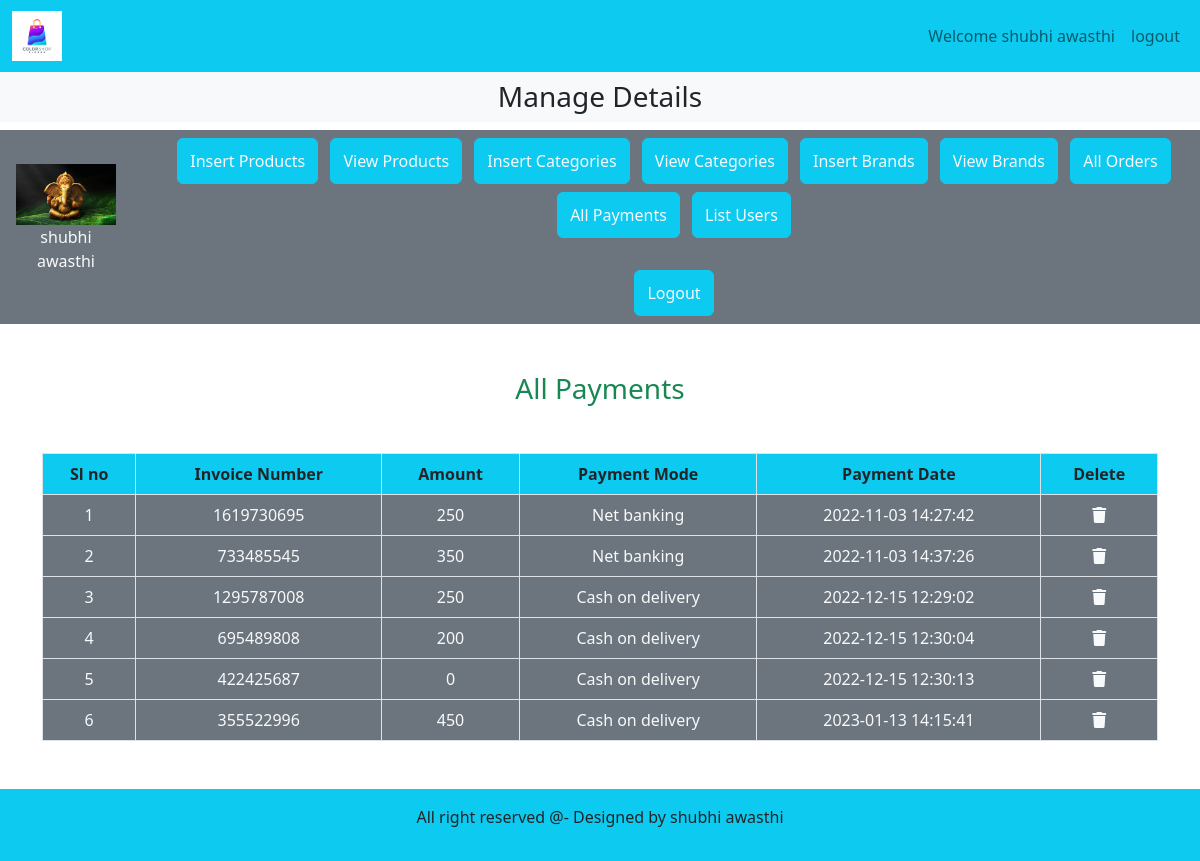
Screenshot of /admin_area/index.php?list_payments (signed in) with the database file from the repository.
### tables this page shows
CREATE TABLE `admin_register` (
  `admin_id` int(11) NOT NULL,
  `admin_name` varchar(100) NOT NULL,
  `admin_email` varchar(255) NOT NULL,
  `admin_image` varchar(255) NOT NULL,
  `admin_password` varchar(100) NOT NULL
);

CREATE TABLE `users_payment` (
  `payment_id` int(11) NOT NULL,
  `order_id` int(11) NOT NULL,
  `invoice_number` int(11) NOT NULL,
  `amount` int(11) NOT NULL,
  `payment_mode` varchar(255) NOT NULL,
  `date` timestamp NOT NULL DEFAULT current_timestamp() ON UPDATE current_timestamp()
);

### admin_area/list_payments.php (the view, shortened to what this page needs)
<?php
if(isset($_SESSION['admin_name'])){
  ?>
<h3 class ="text-success text-center">All Payments</h3>
<table class="table table-bordered mt-5">
<thead class="bg-info">
    <?php
$get_payment="Select * from `users_payment`";
      $result_payment=mysqli_query($con, $get_payment);
      $row_count=mysqli_num_rows($result_payment);
      echo"<tr class='text-center'>
      <th>Sl no</th>
      <th>Invoice Number</th>
      <th>Amount</th>
      <th>Payment Mode</th>
      <th>Payment Date</th>
      <th>Delete</th>
     </tr>";
     ?>
    </thead>
    <tbody class="bg-secondary">
        <?php
        if($row_count==0){
            echo "<h2 class='text-center text-danger mt-5'>No Payments Yet</h2>";
         }else{
            $number=0;
            while($row_data=mysqli_fetch_assoc($result_payment)){
            $invoice_number=$row_data['invoice_number'];
            $amount=$row_data['amount'];
            $payment_mode=$row_data['payment_mode'];
            $payment_date=$row_data['date'];
            $number++;
            echo"<tr class='text-center text-light'>
            <td>$number</td>
            <td>$invoice_number</td>
            <td>$amount</td>
            <td>$payment_mode</td>
            <td>$payment_date</td>
            <td><a href='' class='text-light'><i class='fa-solid fa-trash'></i></a></td>
            </tr>";
         }
        }
        ?>
</tbody>
</table>
<?php
}
else{
  echo  "<script>alert('please login')</script>";
  echo "<script>window.open('admin_login.php','_self')</script>";
}
?>

### admin_area/index.php (shortened to what this page needs)
<?php
include('../includes/connect.php');
?>
<!DOCTYPE html>
<html lang="en">
<head>
    <link rel="stylesheet" href="style.css">
    <link href="https://cdn.jsdelivr.net/npm/bootstrap@5.2.2/dist/css/bootstrap.min.css" rel="stylesheet">
    <link rel="stylesheet" href="https://cdnjs.cloudflare.com/ajax/libs/font-awesome/6.2.0/css/all.min.css" />
    </head>
<body>
    <div class="container-fluid p-0">
<nav class="navbar navbar-expand-lg navbar-light bg-info">
    <div class="container-fluid">
 <img src="../images/—Pngtree—shopping logo design ready to_5052125.png" width="50px" height="50px"alt="">
 <nav class="navbar navbar-expand-lg">
    <ul class="navbar-nav">
    <?php
    if(!isset($_SESSION['admin_name'])){
        echo" <li class='nav-item'>
        <a href='' class='nav-link'>Welcome Guest</a>
    </li>";
    }else{
        echo" <li class='nav-item'>
        <a href='' class='nav-link'>Welcome ".$_SESSION['admin_name']."</a>
    </li>";
    }
    ?>
           <?php
        if(isset($_SESSION['admin_name'])){
echo"<li class='nav-item'>
<a class='nav-link' href='admin_logout.php'>logout</a>
</li>";
        }
        else{
            echo"<li class='nav-item'>
<a class='nav-link' href='admin_registration.php'>Register</a>
</li>";
        }
        ?>
    </ul>
</nav>
    </div>
</nav>
<div class="bg-light">
    <h3 class="text-center p-2">Manage Details</h3>
</div>
<div class="row">
    <div class="col-md-12 bg-secondary p-1 d-flex align-items-center">
<div class="p-4">
<?php
if(isset($_SESSION['admin_name'])){
        $admin_name= $_SESSION['admin_name'];
        $select_admin_data="select * from `admin_register` where admin_name='$admin_name'";
        $result =mysqli_query($con, $select_admin_data);
        $row_data= mysqli_fetch_assoc($result);
        $admin_name=$row_data['admin_name'];
        $admin_image=$row_data['admin_image'];
        echo "<a href=''><img src='./admin_image/$admin_image' alt='' class='admin-img'></a>";
        echo"
        <p class='text-light text-center'>$admin_name</p>";
}
        ?>
</div>
<div class="button text-center">
    <button class="btn btn-info text-light m-1"><a href="insert_product.php" class="nav-link my-1">Insert Products</a></button>
    <button class="btn btn-info text-light m-1"><a href="index.php?view_products" class="nav-link my-1">View Products</a></button>
    <button class="btn btn-info text-light m-1"><a href="index.php?insert_categories" class="nav-link my-1">Insert Categories</a></button>
    <button class="btn btn-info text-light m-1"><a href="index.php?view_categories" class="nav-link my-1">View Categories</a></button>
    <button class="btn btn-info text-light m-1"><a href="index.php?insert_Brand" class="nav-link my-1">Insert Brands</a></button>
    <button class="btn btn-info text-light m-1"><a href="index.php?view_brands" class="nav-link my-1">View Brands</a></button>
    <button class="btn btn-info text-light m-1"><a href="index.php?list_orders" class="nav-link my-1">All Orders</a></button>
    <button class="btn btn-info text-light m-1"><a href="index.php?list_payments" class="nav-link my-1">All Payments</a></button>
    <button class="btn btn-info text-light m-1"><a href="index.php?list_users" class="nav-link my-1">List Users</a></button><br><br>
    <?php
    if(!isset($_SESSION['admin_name'])){
        echo"<button class='btn btn-info text-light m-1'><a href='admin_login.php' class='nav-link my-1'>Login</a></button";
    }else{
        echo"<button class='btn btn-info text-light m-1'><a href='admin_logout.php' class='nav-link my-1'>Logout</a></button";
    }
    ?>
    >
</div>
    </div>
</div>
<div class="container my-5">
<?php
if(isset($_GET['list_payments'])){
    include('list_payments.php');
}
?>
</div>
   <div class="bg-info p-3 text-center footer">
<p>All right reserved @- Designed by shubhi awasthi</p>
</div>
</div>
</body>
</html>

### style.css (style rules this page uses)
* { margin: 0; padding: 0; box-sizing:border-box; }

### admin_area/index.php (style rules this page uses)
.admin-img { width: 100px; object-fit: contain; }
body { overflow-x:hidden; }

### rows the page displays
admin_register: admin_image (picture), admin_name "shubhi awasthi"
users_payment: invoice_number "1619730695", amount "250", payment_mode "Net banking", date "2022-11-03 14:27:42"
users_payment: invoice_number "733485545", amount "350", payment_mode "Net banking", date "2022-11-03 14:37:26"
users_payment: invoice_number "1295787008", amount "250", payment_mode "Cash on delivery", date "2022-12-15 12:29:02"
users_payment: invoice_number "695489808", amount "200", payment_mode "Cash on delivery", date "2022-12-15 12:30:04"
users_payment: invoice_number "422425687", amount "0", payment_mode "Cash on delivery", date "2022-12-15 12:30:13"
users_payment: invoice_number "355522996", amount "450", payment_mode "Cash on delivery", date "2023-01-13 14:15:41"

### other values shown
$_SESSION['admin_name'] "shubhi awasthi"
